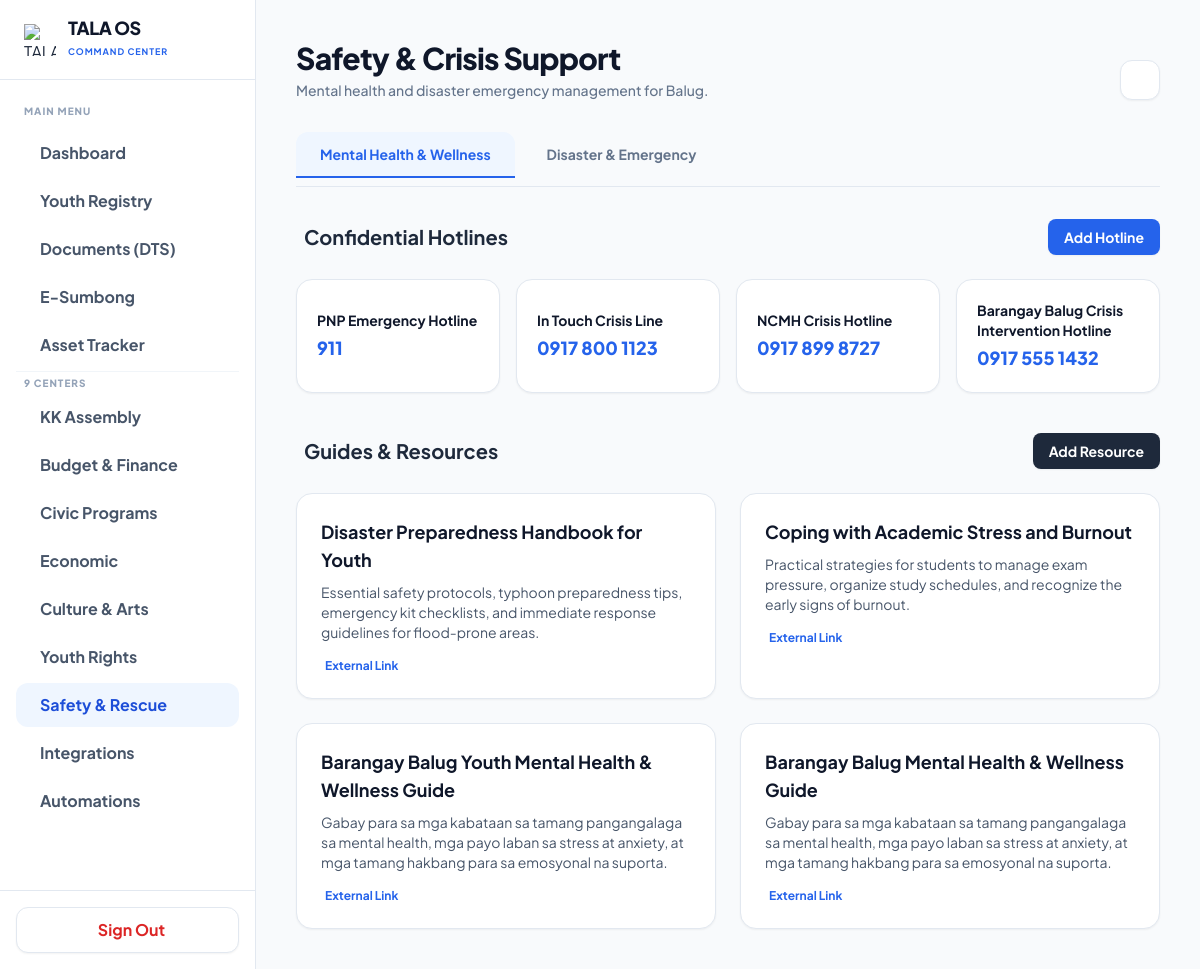
/sk2_safety.php (signed in), run on the app's committed database.
### tables this page shows
CREATE TABLE `sk2_safety_hotlines` (
  `id` int(11) NOT NULL,
  `barangay` varchar(100) NOT NULL,
  `type` enum('Emergency','Mental Health') NOT NULL,
  `service_name` varchar(255) NOT NULL,
  `contact_number` varchar(100) NOT NULL,
  `created_at` timestamp NULL DEFAULT current_timestamp()
);

CREATE TABLE `sk2_safety_resources` (
  `id` int(11) NOT NULL,
  `barangay` varchar(100) NOT NULL,
  `title` varchar(255) NOT NULL,
  `description` text NOT NULL,
  `link` varchar(255) DEFAULT NULL,
  `created_at` timestamp NULL DEFAULT current_timestamp()
);

### sk2_safety.php (the view, shortened to what this page needs)
<?php
require 'db_connect.php';
$barangay = $_SESSION['admin_barangay'] ?? 'Municipal Level';
$activeTab = $_GET['tab'] ?? 'mental_health';
try {
    $pdo->exec("CREATE TABLE IF NOT EXISTS `sk2_safety_hotlines` (
        `id` INT AUTO_INCREMENT PRIMARY KEY,
        `barangay` VARCHAR(100) NOT NULL,
        `type` ENUM('Emergency', 'Mental Health') NOT NULL,
        `service_name` VARCHAR(255) NOT NULL,
        `contact_number` VARCHAR(100) NOT NULL,
        `created_at` TIMESTAMP DEFAULT CURRENT_TIMESTAMP
    )");
    $pdo->exec("CREATE TABLE IF NOT EXISTS `sk2_safety_evacuations` (
        `id` INT AUTO_INCREMENT PRIMARY KEY,
        `barangay` VARCHAR(100) NOT NULL,
        `center_name` VARCHAR(255) NOT NULL,
        `capacity` INT NOT NULL,
        `status` ENUM('Standby', 'Active', 'Full') DEFAULT 'Standby',
        `created_at` TIMESTAMP DEFAULT CURRENT_TIMESTAMP
    )");
    $pdo->exec("CREATE TABLE IF NOT EXISTS `sk2_safety_resources` (
        `id` INT AUTO_INCREMENT PRIMARY KEY,
        `barangay` VARCHAR(100) NOT NULL,
        `title` VARCHAR(255) NOT NULL,
        `description` TEXT NOT NULL,
        `link` VARCHAR(255),
        `created_at` TIMESTAMP DEFAULT CURRENT_TIMESTAMP
    )");
} catch (PDOException $e) {}
$hotlines_mh = $pdo->prepare("SELECT * FROM sk2_safety_hotlines WHERE barangay = ? AND type = 'Mental Health' ORDER BY created_at DESC");
$hotlines_mh->execute([$barangay]); $hotlines_mh = $hotlines_mh->fetchAll(PDO::FETCH_ASSOC);
$resources = $pdo->prepare("SELECT * FROM sk2_safety_resources WHERE barangay = ? ORDER BY created_at DESC");
$resources->execute([$barangay]); $resources = $resources->fetchAll(PDO::FETCH_ASSOC);
?>
<!DOCTYPE html>
<html lang="en" class="light">
<head>
    <script src="https://cdn.tailwindcss.com"></script>
</head>
<body class="bg-slate-50 text-slate-800 dark:bg-zinc-950 dark:text-zinc-100 flex h-screen overflow-hidden selection:bg-blue-500 selection:text-white transition-colors duration-300">
    <?php include 'sk2_sidebar.php'; ?>
    <main class="ml-64 flex-1 h-screen overflow-y-auto custom-scrollbar relative z-10">
        <div class="p-8 lg:p-10 max-w-[1600px] mx-auto">
            <div class="flex flex-col md:flex-row justify-between items-start md:items-end mb-8 gap-4 transition-colors">
                <div>
                    <h2 class="text-3xl font-black text-slate-900 dark:text-white tracking-tight flex items-center gap-3 mb-1 transition-colors">
                        Safety & Crisis Support
                    </h2>
                    <p class="text-sm text-slate-500 dark:text-zinc-400 font-medium transition-colors">Mental health and disaster emergency management for <?= htmlspecialchars($barangay) ?>.</p>
                </div>
                <div class="flex items-center gap-3">
                    <button id="themeToggle" class="w-10 h-10 flex items-center justify-center rounded-xl bg-white border border-slate-200 text-slate-500 hover:bg-slate-50 dark:bg-zinc-900 dark:border-zinc-800 dark:text-zinc-400 dark:hover:bg-zinc-800 transition-colors shadow-sm">
                    </button>
                </div>
            </div>
            <div class="flex gap-2 border-b border-slate-200 dark:border-zinc-800 mb-8 overflow-x-auto custom-scrollbar pb-2 transition-colors">
                <button onclick="switchTab('mental_health')" id="tabBtn-mental_health" class="px-6 py-3 font-bold text-sm rounded-t-xl transition-all whitespace-nowrap <?= $activeTab == 'mental_health' ? 'bg-blue-50 text-blue-600 border-b-2 border-blue-600 dark:bg-blue-500/10 dark:text-blue-400 dark:border-blue-500' : 'text-slate-500 hover:text-slate-800 dark:text-zinc-400 dark:hover:text-white border-b-2 border-transparent' ?>">
                    <i class="ph-bold ph-brain"></i> Mental Health & Wellness
                </button>
                <button onclick="switchTab('disaster')" id="tabBtn-disaster" class="px-6 py-3 font-bold text-sm rounded-t-xl transition-all whitespace-nowrap <?= $activeTab == 'disaster' ? 'bg-blue-50 text-blue-600 border-b-2 border-blue-600 dark:bg-blue-500/10 dark:text-blue-400 dark:border-blue-500' : 'text-slate-500 hover:text-slate-800 dark:text-zinc-400 dark:hover:text-white border-b-2 border-transparent' ?>">
                    <i class="ph-bold ph-warning"></i> Disaster & Emergency
                </button>
            </div>
            <div id="tab-mental_health" class="tab-content <?= $activeTab == 'mental_health' ? 'active' : '' ?>">
                <div class="mb-10">
                    <div class="flex justify-between items-center mb-6">
                        <h3 class="text-xl font-bold text-slate-800 dark:text-white transition-colors"><i class="ph-fill ph-phone-call text-blue-500 dark:text-blue-400 mr-2"></i> Confidential Hotlines</h3>
                        <button onclick="document.getElementById('modal-hotline').classList.remove('hidden'); document.getElementById('hotline-type').value='Mental Health';" class="bg-blue-600 hover:bg-blue-700 text-white px-4 py-2 rounded-lg font-bold text-sm transition-colors shadow-sm">
                            <i class="ph-bold ph-plus"></i> Add Hotline
                        </button>
                    </div>
                    <div class="grid grid-cols-1 sm:grid-cols-2 lg:grid-cols-4 gap-4">
                        <?php if(empty($hotlines_mh)): ?>
                            <p class="text-sm text-slate-500 dark:text-zinc-500 col-span-full transition-colors">No mental health hotlines registered.</p>
                        <?php else: foreach($hotlines_mh as $mh): ?>
                            <div class="bg-white dark:bg-zinc-900 border border-slate-200 dark:border-zinc-800 rounded-2xl p-5 relative group transition-colors shadow-sm flex items-center justify-between">
                                <div>
                                    <p class="text-sm font-bold text-slate-900 dark:text-white transition-colors"><?= htmlspecialchars($mh['service_name']) ?></p>
                                    <p class="text-lg font-black text-blue-600 dark:text-blue-400 mt-1 transition-colors"><?= htmlspecialchars($mh['contact_number']) ?></p>
                                </div>
                            </div>
                        <?php endforeach; endif; ?>
                    </div>
                </div>
                <div>
                    <div class="flex justify-between items-center mb-6">
                        <h3 class="text-xl font-bold text-slate-800 dark:text-white transition-colors"><i class="ph-fill ph-book-open-text text-green-500 dark:text-green-400 mr-2"></i> Guides & Resources</h3>
                        <button onclick="document.getElementById('modal-resource').classList.remove('hidden')" class="bg-slate-800 hover:bg-slate-900 dark:bg-white dark:hover:bg-zinc-200 text-white dark:text-zinc-900 px-4 py-2 rounded-lg font-bold text-sm transition-colors shadow-sm">
                            <i class="ph-bold ph-plus"></i> Add Resource
                        </button>
                    </div>
                    <div class="grid grid-cols-1 md:grid-cols-2 gap-6">
                        <?php if(empty($resources)): ?>
                            <p class="text-sm text-slate-500 dark:text-zinc-500 col-span-full transition-colors">No wellness resources available.</p>
                        <?php else: foreach($resources as $res): ?>
                            <div class="bg-white dark:bg-zinc-900 border border-slate-200 dark:border-zinc-800 rounded-2xl p-6 relative group transition-colors shadow-sm">
                                <h4 class="text-lg font-bold text-slate-900 dark:text-white mb-2 transition-colors"><?= htmlspecialchars($res['title']) ?></h4>
                                <p class="text-sm text-slate-600 dark:text-zinc-400 mb-4 transition-colors"><?= htmlspecialchars($res['description']) ?></p>
                                <?php if(!empty($res['link'])): ?>
                                    <a href="<?= htmlspecialchars($res['link']) ?>" target="_blank" class="text-xs font-bold text-blue-600 hover:text-blue-700 dark:text-blue-400 dark:hover:text-blue-300 flex items-center gap-1 transition-colors"><i class="ph-bold ph-link"></i> External Link</a>
                                <?php endif; ?>
                            </div>
                        <?php endforeach; endif; ?>
                    </div>
                </div>
            </div>
        </div>
    </main>
</body>
</html>

### sk2_safety.php (style rules this page uses)
body { transition: background-color 0.3s ease, color 0.3s ease; }
.tab-content { display: none; animation: fadeIn 0.3s ease-in-out; }
.tab-content.active { display: block; }

### data on the page
sk2_safety_hotlines: service_name "PNP Emergency Hotline", contact_number "911"
sk2_safety_hotlines: service_name "In Touch Crisis Line", contact_number "0917 800 1123"
sk2_safety_hotlines: service_name "NCMH Crisis Hotline", contact_number "0917 899 8727"
sk2_safety_hotlines: service_name "Barangay Balug Crisis Intervention Hotline", contact_number "0917 555 1432"
sk2_safety_resources: title "Disaster Preparedness Handbook for Youth", description "Essential safety protocols, typhoon preparedness tips, emergency kit checklists, and immediate response guidelines for flood-prone areas."
sk2_safety_resources: title "Coping with Academic Stress and Burnout", description "Practical strategies for students to manage exam pressure, organize study schedules, and recognize the early signs of burnout."
sk2_safety_resources: title "Barangay Balug Youth Mental Health & Wellness Guide", description "Gabay para sa mga kabataan sa tamang pangangalaga sa mental health, mga payo laban sa stress at anxiety, at mga tamang hakbang para sa emosyonal na suporta."
sk2_safety_resources: title "Barangay Balug Mental Health & Wellness Guide", description "Gabay para sa mga kabataan sa tamang pangangalaga sa mental health, mga payo laban sa stress at anxiety, at mga tamang hakbang para sa emosyonal na suporta."

### other printed values
$barangay "Balug"
